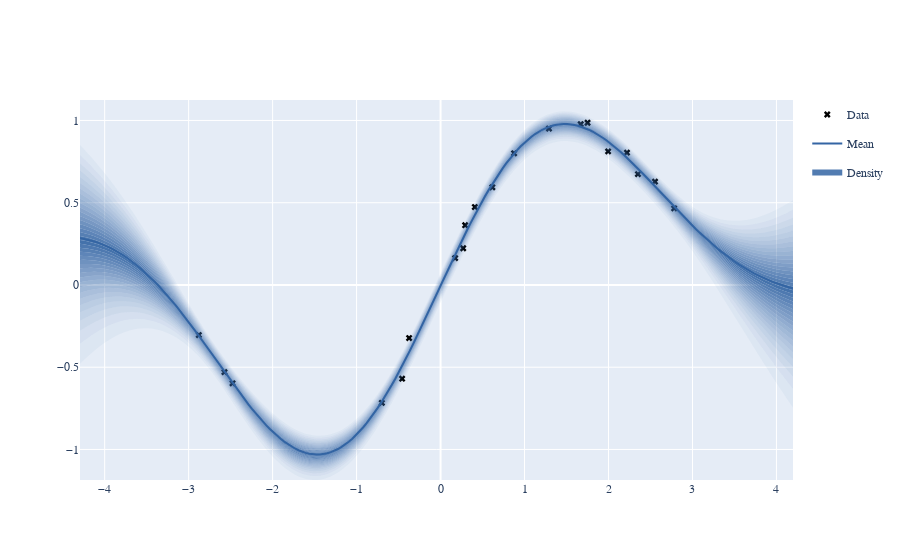

Source (notebook cell):
### Markdown cell above
### New plotting of GPy 0.9 and later
The new plotting allows you to plot the density of a GP object more fine grained by plotting more percentiles of the distribution color coded by their opacity

### Code cell
display(m)
fig = m.plot(plot_density=True)
GPy.plotting.show(fig, filename='basic_gp_regression_density_notebook_optimized')

### Figure 1 — Plotly figure (JSON) as saved in the notebook; plotly's stock layout.template omitted (floating-point values rounded to 4 significant figures; data arrays with more than 128 entries replaced by an {"elided": "..."} marker saying what was removed)
{"data": [{"marker": {"color": "black", "symbol": "x"}, "mode": "markers", "name": "Data", "showlegend": true, "type": "scatter", "x": [0.2929, 1.291, 0.6166, 0.2693, -0.4581, 0.8754, -0.3745, 2.351, 2.782, -0.6994, 1.75, 0.1734, 0.4083, 2.554, -2.574, -2.477, -2.879, 1.996, 1.669, 2.22], "xaxis": "x", "y": [0.3634, 0.9509, 0.5939, 0.2234, -0.5699, 0.8005, -0.3226, 0.6739, 0.4654, -0.7164, 0.9862, 0.1631, 0.4737, 0.6282, -0.53, -0.5977, -0.3043, 0.812, 0.9778, 0.8043], "yaxis": "y"}, {"line": {"color": "#3465a4", "width": 2}, "mode": "lines", "name": "Mean", "showlegend": true, "type": "scatter", "x": {"elided": "200 float values"}, "xaxis": "x", "y": {"elided": "200 float values"}, "yaxis": "y"}, {"fill": "tonextx", "fillcolor": "rgba(52, 101, 164, 0.0)", "hoverinfo": "none", "legendgroup": "density", "line": {"color": "rgba(52, 101, 164, 0.0)", "smoothing": 0, "width": 1}, "mode": "none", "showlegend": false, "type": "scatter", "x": {"elided": "200 float values"}, "xaxis": "x", "y": {"elided": "200 float values"}, "yaxis": "y"}, {"fill": "tonextx", "fillcolor": "rgba(52, 101, 164, 0.047368421052631525)", "hoverinfo": "none", "legendgroup": "density", "line": {"color": "rgba(52, 101, 164, 0.047368421052631525)", "smoothing": 0, "width": 1}, "mode": "none", "showlegend": false, "type": "scatter", "x": {"elided": "200 float values"}, "xaxis": "x", "y": {"elided": "200 float values"}, "yaxis": "y"}, {"fill": "tonextx", "fillcolor": "rgba(52, 101, 164, 0.09473684210526316)", "hoverinfo": "none", "legendgroup": "density", "line": {"color": "rgba(52, 101, 164, 0.09473684210526316)", "smoothing": 0, "width": 1}, "mode": "none", "showlegend": false, "type": "scatter", "x": {"elided": "200 float values"}, "xaxis": "x", "y": {"elided": "200 float values"}, "yaxis": "y"}, {"fill": "tonextx", "fillcolor": "rgba(52, 101, 164, 0.1421052631578948)", "hoverinfo": "none", "legendgroup": "density", "line": {"color": "rgba(52, 101, 164, 0.1421052631578948)", "smoothing": 0, "width": 1}, "mode": "none", "showlegend": false, "type": "scatter", "x": {"elided": "200 float values"}, "xaxis": "x", "y": {"elided": "200 float values"}, "yaxis": "y"}, {"fill": "tonextx", "fillcolor": "rgba(52, 101, 164, 0.18947368421052632)", "hoverinfo": "none", "legendgroup": "density", "line": {"color": "rgba(52, 101, 164, 0.18947368421052632)", "smoothing": 0, "width": 1}, "mode": "none", "showlegend": false, "type": "scatter", "x": {"elided": "200 float values"}, "xaxis": "x", "y": {"elided": "200 float values"}, "yaxis": "y"}, {"fill": "tonextx", "fillcolor": "rgba(52, 101, 164, 0.23684210526315783)", "hoverinfo": "none", "legendgroup": "density", "line": {"color": "rgba(52, 101, 164, 0.23684210526315783)", "smoothing": 0, "width": 1}, "mode": "none", "showlegend": false, "type": "scatter", "x": {"elided": "200 float values"}, "xaxis": "x", "y": {"elided": "200 float values"}, "yaxis": "y"}, {"fill": "tonextx", "fillcolor": "rgba(52, 101, 164, 0.28421052631578947)", "hoverinfo": "none", "legendgroup": "density", "line": {"color": "rgba(52, 101, 164, 0.28421052631578947)", "smoothing": 0, "width": 1}, "mode": "none", "showlegend": false, "type": "scatter", "x": {"elided": "200 float values"}, "xaxis": "x", "y": {"elided": "200 float values"}, "yaxis": "y"}, {"fill": "tonextx", "fillcolor": "rgba(52, 101, 164, 0.3315789473684211)", "hoverinfo": "none", "legendgroup": "density", "line": {"color": "rgba(52, 101, 164, 0.3315789473684211)", "smoothing": 0, "width": 1}, "mode": "none", "showlegend": false, "type": "scatter", "x": {"elided": "200 float values"}, "xaxis": "x", "y": {"elided": "200 float values"}, "yaxis": "y"}, {"fill": "tonextx", "fillcolor": "rgba(52, 101, 164, 0.37894736842105264)", "hoverinfo": "none", "legendgroup": "density", "line": {"color": "rgba(52, 101, 164, 0.37894736842105264)", "smoothing": 0, "width": 1}, "mode": "none", "showlegend": false, "type": "scatter", "x": {"elided": "200 float values"}, "xaxis": "x", "y": {"elided": "200 float values"}, "yaxis": "y"}, {"fill": "tonextx", "fillcolor": "rgba(52, 101, 164, 0.42631578947368415)", "hoverinfo": "none", "legendgroup": "density", "line": {"color": "rgba(52, 101, 164, 0.42631578947368415)", "smoothing": 0, "width": 1}, "mode": "none", "showlegend": false, "type": "scatter", "x": {"elided": "200 float values"}, "xaxis": "x", "y": {"elided": "200 float values"}, "yaxis": "y"}, {"fill": "tonextx", "fillcolor": "rgba(52, 101, 164, 0.47368421052631576)", "hoverinfo": "none", "legendgroup": "density", "line": {"color": "rgba(52, 101, 164, 0.47368421052631576)", "smoothing": 0, "width": 1}, "mode": "none", "showlegend": false, "type": "scatter", "x": {"elided": "200 float values"}, "xaxis": "x", "y": {"elided": "200 float values"}, "yaxis": "y"}, {"fill": "tonextx", "fillcolor": "rgba(52, 101, 164, 0.5210526315789474)", "hoverinfo": "none", "legendgroup": "density", "line": {"color": "rgba(52, 101, 164, 0.5210526315789474)", "smoothing": 0, "width": 1}, "mode": "none", "showlegend": false, "type": "scatter", "x": {"elided": "200 float values"}, "xaxis": "x", "y": {"elided": "200 float values"}, "yaxis": "y"}, {"fill": "tonextx", "fillcolor": "rgba(52, 101, 164, 0.5684210526315789)", "hoverinfo": "none", "legendgroup": "density", "line": {"color": "rgba(52, 101, 164, 0.5684210526315789)", "smoothing": 0, "width": 1}, "mode": "none", "showlegend": false, "type": "scatter", "x": {"elided": "200 float values"}, "xaxis": "x", "y": {"elided": "200 float values"}, "yaxis": "y"}, {"fill": "tonextx", "fillcolor": "rgba(52, 101, 164, 0.6157894736842104)", "hoverinfo": "none", "legendgroup": "density", "line": {"color": "rgba(52, 101, 164, 0.6157894736842104)", "smoothing": 0, "width": 1}, "mode": "none", "showlegend": false, "type": "scatter", "x": {"elided": "200 float values"}, "xaxis": "x", "y": {"elided": "200 float values"}, "yaxis": "y"}, {"fill": "tonextx", "fillcolor": "rgba(52, 101, 164, 0.6631578947368421)", "hoverinfo": "none", "legendgroup": "density", "line": {"color": "rgba(52, 101, 164, 0.6631578947368421)", "smoothing": 0, "width": 1}, "mode": "none", "showlegend": false, "type": "scatter", "x": {"elided": "200 float values"}, "xaxis": "x", "y": {"elided": "200 float values"}, "yaxis": "y"}, {"fill": "tonextx", "fillcolor": "rgba(52, 101, 164, 0.7105263157894737)", "hoverinfo": "none", "legendgroup": "density", "line": {"color": "rgba(52, 101, 164, 0.7105263157894737)", "smoothing": 0, "width": 1}, "mode": "none", "showlegend": false, "type": "scatter", "x": {"elided": "200 float values"}, "xaxis": "x", "y": {"elided": "200 float values"}, "yaxis": "y"}, {"fill": "tonextx", "fillcolor": "rgba(52, 101, 164, 0.7578947368421053)", "hoverinfo": "none", "legendgroup": "density", "line": {"color": "rgba(52, 101, 164, 0.7578947368421053)", "smoothing": 0, "width": 1}, "mode": "none", "showlegend": false, "type": "scatter", "x": {"elided": "200 float values"}, "xaxis": "x", "y": {"elided": "200 float values"}, "yaxis": "y"}, {"fill": "tonextx", "fillcolor": "rgba(52, 101, 164, 0.8052631578947368)", "hoverinfo": "none", "legendgroup": "density", "line": {"color": "rgba(52, 101, 164, 0.8052631578947368)", "smoothing": 0, "width": 1}, "mode": "none", "showlegend": false, "type": "scatter", "x": {"elided": "200 float values"}, "xaxis": "x", "y": {"elided": "200 float values"}, "yaxis": "y"}, {"fill": "tonextx", "fillcolor": "rgba(52, 101, 164, 0.8526315789473684)", "hoverinfo": "none", "legendgroup": "density", "line": {"color": "rgba(52, 101, 164, 0.8526315789473684)", "smoothing": 0, "width": 1}, "mode": "none", "showlegend": false, "type": "scatter", "x": {"elided": "200 float values"}, "xaxis": "x", "y": {"elided": "200 float values"}, "yaxis": "y"}, {"fill": "tonextx", "fillcolor": "rgba(52, 101, 164, 0.9)", "hoverinfo": "none", "legendgroup": "density", "line": {"color": "rgba(52, 101, 164, 0.9)", "smoothing": 0, "width": 1}, "mode": "none", "showlegend": false, "type": "scatter", "x": {"elided": "200 float values"}, "xaxis": "x", "y": {"elided": "200 float values"}, "yaxis": "y"}, {"fill": "tonextx", "fillcolor": "rgba(52, 101, 164, 0.8526315789473685)", "hoverinfo": "none", "legendgroup": "density", "line": {"smoothing": 0, "width": 0}, "mode": "none", "name": "Density", "showlegend": true, "type": "scatter", "x": {"elided": "200 float values"}, "xaxis": "x", "y": {"elided": "200 float values"}, "yaxis": "y"}, {"fill": "tonextx", "fillcolor": "rgba(52, 101, 164, 0.805263157894737)", "hoverinfo": "none", "legendgroup": "density", "line": {"color": "rgba(52, 101, 164, 0.805263157894737)", "smoothing": 0, "width": 1}, "mode": "none", "showlegend": false, "type": "scatter", "x": {"elided": "200 float values"}, "xaxis": "x", "y": {"elided": "200 float values"}, "yaxis": "y"}, {"fill": "tonextx", "fillcolor": "rgba(52, 101, 164, 0.7578947368421053)", "hoverinfo": "none", "legendgroup": "density", "line": {"color": "rgba(52, 101, 164, 0.7578947368421053)", "smoothing": 0, "width": 1}, "mode": "none", "showlegend": false, "type": "scatter", "x": {"elided": "200 float values"}, "xaxis": "x", "y": {"elided": "200 float values"}, "yaxis": "y"}, {"fill": "tonextx", "fillcolor": "rgba(52, 101, 164, 0.7105263157894737)", "hoverinfo": "none", "legendgroup": "density", "line": {"color": "rgba(52, 101, 164, 0.7105263157894737)", "smoothing": 0, "width": 1}, "mode": "none", "showlegend": false, "type": "scatter", "x": {"elided": "200 float values"}, "xaxis": "x", "y": {"elided": "200 float values"}, "yaxis": "y"}, {"fill": "tonextx", "fillcolor": "rgba(52, 101, 164, 0.6631578947368422)", "hoverinfo": "none", "legendgroup": "density", "line": {"color": "rgba(52, 101, 164, 0.6631578947368422)", "smoothing": 0, "width": 1}, "mode": "none", "showlegend": false, "type": "scatter", "x": {"elided": "200 float values"}, "xaxis": "x", "y": {"elided": "200 float values"}, "yaxis": "y"}, {"fill": "tonextx", "fillcolor": "rgba(52, 101, 164, 0.6157894736842107)", "hoverinfo": "none", "legendgroup": "density", "line": {"color": "rgba(52, 101, 164, 0.6157894736842107)", "smoothing": 0, "width": 1}, "mode": "none", "showlegend": false, "type": "scatter", "x": {"elided": "200 float values"}, "xaxis": "x", "y": {"elided": "200 float values"}, "yaxis": "y"}, {"fill": "tonextx", "fillcolor": "rgba(52, 101, 164, 0.5684210526315792)", "hoverinfo": "none", "legendgroup": "density", "line": {"color": "rgba(52, 101, 164, 0.5684210526315792)", "smoothing": 0, "width": 1}, "mode": "none", "showlegend": false, "type": "scatter", "x": {"elided": "200 float values"}, "xaxis": "x", "y": {"elided": "200 float values"}, "yaxis": "y"}, {"fill": "tonextx", "fillcolor": "rgba(52, 101, 164, 0.5210526315789474)", "hoverinfo": "none", "legendgroup": "density", "line": {"color": "rgba(52, 101, 164, 0.5210526315789474)", "smoothing": 0, "width": 1}, "mode": "none", "showlegend": false, "type": "scatter", "x": {"elided": "200 float values"}, "xaxis": "x", "y": {"elided": "200 float values"}, "yaxis": "y"}, {"fill": "tonextx", "fillcolor": "rgba(52, 101, 164, 0.4736842105263159)", "hoverinfo": "none", "legendgroup": "density", "line": {"color": "rgba(52, 101, 164, 0.4736842105263159)", "smoothing": 0, "width": 1}, "mode": "none", "showlegend": false, "type": "scatter", "x": {"elided": "200 float values"}, "xaxis": "x", "y": {"elided": "200 float values"}, "yaxis": "y"}, {"fill": "tonextx", "fillcolor": "rgba(52, 101, 164, 0.42631578947368437)", "hoverinfo": "none", "legendgroup": "density", "line": {"color": "rgba(52, 101, 164, 0.42631578947368437)", "smoothing": 0, "width": 1}, "mode": "none", "showlegend": false, "type": "scatter", "x": {"elided": "200 float values"}, "xaxis": "x", "y": {"elided": "200 float values"}, "yaxis": "y"}, {"fill": "tonextx", "fillcolor": "rgba(52, 101, 164, 0.37894736842105264)", "hoverinfo": "none", "legendgroup": "density", "line": {"color": "rgba(52, 101, 164, 0.37894736842105264)", "smoothing": 0, "width": 1}, "mode": "none", "showlegend": false, "type": "scatter", "x": {"elided": "200 float values"}, "xaxis": "x", "y": {"elided": "200 float values"}, "yaxis": "y"}, {"fill": "tonextx", "fillcolor": "rgba(52, 101, 164, 0.3315789473684211)", "hoverinfo": "none", "legendgroup": "density", "line": {"color": "rgba(52, 101, 164, 0.3315789473684211)", "smoothing": 0, "width": 1}, "mode": "none", "showlegend": false, "type": "scatter", "x": {"elided": "200 float values"}, "xaxis": "x", "y": {"elided": "200 float values"}, "yaxis": "y"}, {"fill": "tonextx", "fillcolor": "rgba(52, 101, 164, 0.2842105263157896)", "hoverinfo": "none", "legendgroup": "density", "line": {"color": "rgba(52, 101, 164, 0.2842105263157896)", "smoothing": 0, "width": 1}, "mode": "none", "showlegend": false, "type": "scatter", "x": {"elided": "200 float values"}, "xaxis": "x", "y": {"elided": "200 float values"}, "yaxis": "y"}, {"fill": "tonextx", "fillcolor": "rgba(52, 101, 164, 0.23684210526315805)", "hoverinfo": "none", "legendgroup": "density", "line": {"color": "rgba(52, 101, 164, 0.23684210526315805)", "smoothing": 0, "width": 1}, "mode": "none", "showlegend": false, "type": "scatter", "x": {"elided": "200 float values"}, "xaxis": "x", "y": {"elided": "200 float values"}, "yaxis": "y"}, {"fill": "tonextx", "fillcolor": "rgba(52, 101, 164, 0.18947368421052652)", "hoverinfo": "none", "legendgroup": "density", "line": {"color": "rgba(52, 101, 164, 0.18947368421052652)", "smoothing": 0, "width": 1}, "mode": "none", "showlegend": false, "type": "scatter", "x": {"elided": "200 float values"}, "xaxis": "x", "y": {"elided": "200 float values"}, "yaxis": "y"}, {"fill": "tonextx", "fillcolor": "rgba(52, 101, 164, 0.1421052631578948)", "hoverinfo": "none", "legendgroup": "density", "line": {"color": "rgba(52, 101, 164, 0.1421052631578948)", "smoothing": 0, "width": 1}, "mode": "none", "showlegend": false, "type": "scatter", "x": {"elided": "200 float values"}, "xaxis": "x", "y": {"elided": "200 float values"}, "yaxis": "y"}, {"fill": "tonextx", "fillcolor": "rgba(52, 101, 164, 0.09473684210526326)", "hoverinfo": "none", "legendgroup": "density", "line": {"color": "rgba(52, 101, 164, 0.09473684210526326)", "smoothing": 0, "width": 1}, "mode": "none", "showlegend": false, "type": "scatter", "x": {"elided": "200 float values"}, "xaxis": "x", "y": {"elided": "200 float values"}, "yaxis": "y"}, {"fill": "tonextx", "fillcolor": "rgba(52, 101, 164, 0.047368421052631726)", "hoverinfo": "none", "legendgroup": "density", "line": {"color": "rgba(52, 101, 164, 0.047368421052631726)", "smoothing": 0, "width": 1}, "mode": "none", "showlegend": false, "type": "scatter", "x": {"elided": "200 float values"}, "xaxis": "x", "y": {"elided": "200 float values"}, "yaxis": "y"}, {"fill": "tonextx", "fillcolor": "rgba(52, 101, 164, 0.0)", "hoverinfo": "none", "legendgroup": "density", "line": {"color": "rgba(52, 101, 164, 0.0)", "smoothing": 0, "width": 1}, "mode": "none", "showlegend": false, "type": "scatter", "x": {"elided": "200 float values"}, "xaxis": "x", "y": {"elided": "200 float values"}, "yaxis": "y"}], "layout": {"font": {"family": "Raleway, sans-serif"}, "showlegend": true, "xaxis": {"anchor": "y", "domain": [0, 1]}, "yaxis": {"anchor": "x", "domain": [0, 1]}}}
